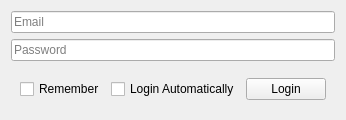
<?xml version="1.0" encoding="UTF-8"?>
<ui version="4.0">
 <class>LoginWindow</class>
 <widget class="QWidget" name="LoginWindow">
  <property name="geometry">
   <rect>
    <x>0</x>
    <y>0</y>
    <width>343</width>
    <height>120</height>
   </rect>
  </property>
  <property name="windowTitle">
   <string>KzBot</string>
  </property>
  <layout class="QGridLayout" name="gridLayout">
   <item row="0" column="0">
    <widget class="QLineEdit" name="lineEdit">
     <property name="placeholderText">
      <string>Email</string>
     </property>
    </widget>
   </item>
   <item row="1" column="0">
    <widget class="QLineEdit" name="lineEdit_2">
     <property name="echoMode">
      <enum>QLineEdit::PasswordEchoOnEdit</enum>
     </property>
     <property name="placeholderText">
      <string>Password</string>
     </property>
    </widget>
   </item>
   <item row="2" column="0" alignment="Qt::AlignBottom">
    <widget class="QWidget" name="widget" native="true">
     <layout class="QHBoxLayout" name="horizontalLayout">
      <item>
       <widget class="QCheckBox" name="checkBox">
        <property name="enabled">
         <bool>true</bool>
        </property>
        <property name="text">
         <string>Remember</string>
        </property>
       </widget>
      </item>
      <item>
       <widget class="QCheckBox" name="checkBox_2">
        <property name="text">
         <string>Login Automatically</string>
        </property>
       </widget>
      </item>
      <item>
       <widget class="QPushButton" name="pushButton">
        <property name="text">
         <string>Login</string>
        </property>
        <property name="shortcut">
         <string>Return</string>
        </property>
        <property name="autoDefault">
         <bool>false</bool>
        </property>
        <property name="default">
         <bool>false</bool>
        </property>
       </widget>
      </item>
     </layout>
    </widget>
   </item>
  </layout>
 </widget>
 <tabstops>
  <tabstop>lineEdit</tabstop>
  <tabstop>lineEdit_2</tabstop>
  <tabstop>pushButton</tabstop>
  <tabstop>checkBox</tabstop>
  <tabstop>checkBox_2</tabstop>
 </tabstops>
 <resources/>
 <connections/>
</ui>
